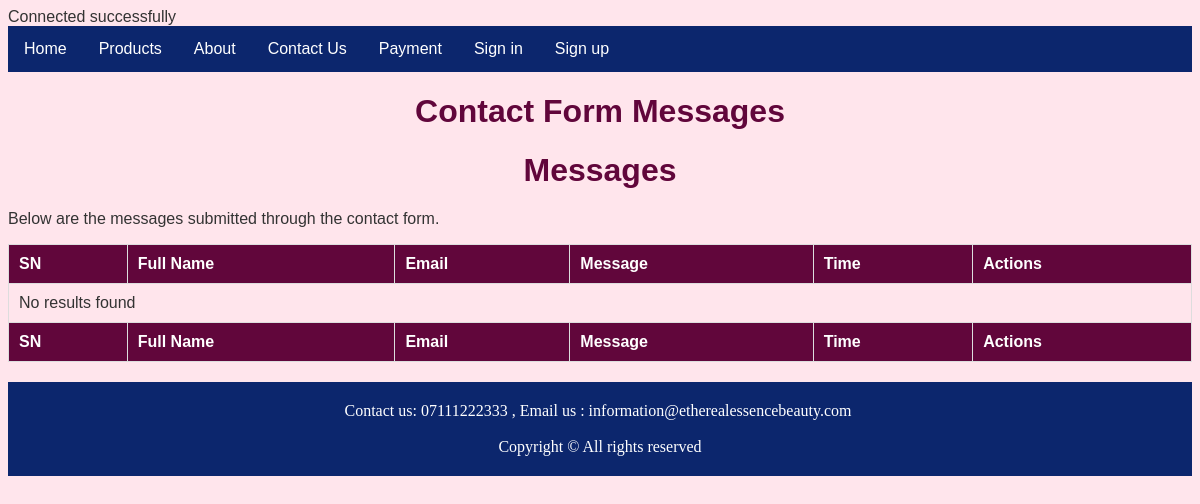
Before: /includes/view_contact_messages.php with the older database file.
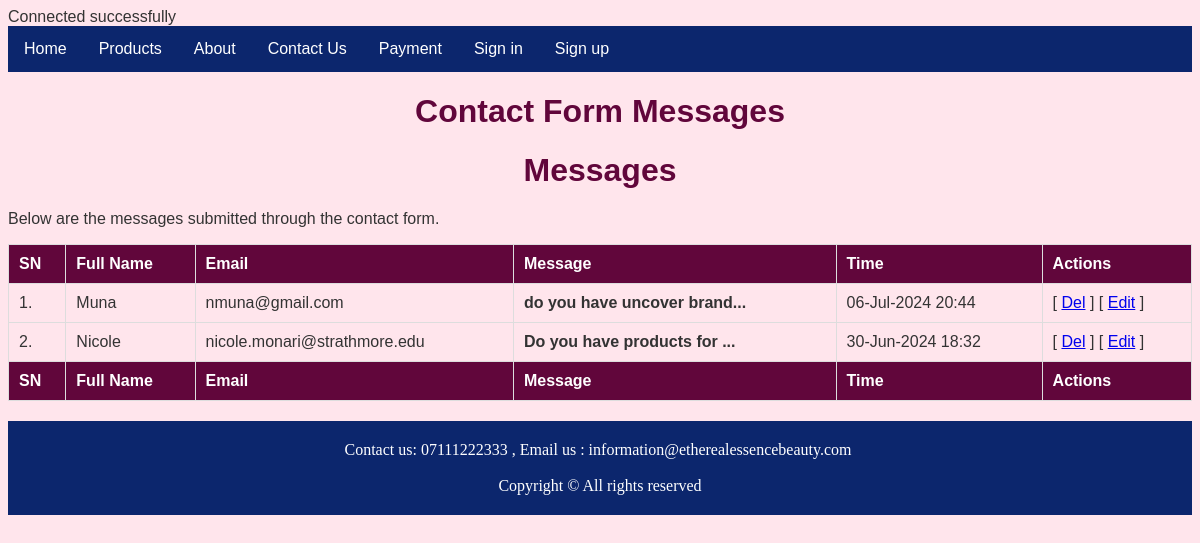
After: the same page with the newer database file.
### tables this page shows
CREATE TABLE IF NOT EXISTS `contact_us` (
  `messageId` bigint(11) NOT NULL AUTO_INCREMENT,
  `fullname` varchar(50) NOT NULL DEFAULT '',
  `email` varchar(50) NOT NULL DEFAULT '',
  `message` text NOT NULL,
  `dateSubmitted` datetime NOT NULL DEFAULT current_timestamp(),
  PRIMARY KEY (`messageId`)
);

### includes/view_contact_messages.php (the view, shortened to what this page needs)
<?php
require_once("db_connect.php");
include_once("../templates/header.php");
include_once("../templates/nav.php");
?>
 <link rel="stylesheet" href="../css/contact_us.css">
<div class="header">
    <h1>Contact Form Messages</h1>
</div>
<div class="row">
    <div class="content">
        <h1>Messages</h1>
        <p>Below are the messages submitted through the contact form.</p>
        <table>
            <thead>
                <tr>
                    <th>SN</th>
                    <th>Full Name</th>
                    <th>Email</th>
                    <th>Message</th>
                    <th>Time</th>
                    <th>Actions</th>
                </tr>
            </thead>
            <tbody>
<?php
$select_msg = "SELECT * FROM `contact_us` ORDER BY dateSubmitted DESC";
$sel_msg_res = $conn->query($select_msg);
$cm = 0;
if ($sel_msg_res->num_rows > 0) {
    while ($sel_msg_row = $sel_msg_res->fetch_assoc()) {
        $cm++;
?>
                <tr>
                    <td><?php echo $cm; ?>.</td>
                    <td><?php echo htmlspecialchars($sel_msg_row["fullname"]); ?></td>
                    <td><?php echo htmlspecialchars($sel_msg_row["email"]); ?></td>
                    <td><?php echo '<strong>' . substr(htmlspecialchars($sel_msg_row["message"]), 0, 25) . '...</strong>'; ?></td>
                    <td><?php echo date("d-M-Y H:i", strtotime($sel_msg_row["dateSubmitted"])); ?></td>
                    <td>[ <a href="?DelId=<?php echo $sel_msg_row["messageId"]; ?>" onclick="return confirm('Are you sure you want to delete this message permanently from the database?')">Del</a> ]
                    [ <a href="update_contact.php?messageId=<?php echo $sel_msg_row["messageId"]; ?>">Edit</a> ]</td>
                </tr>
<?php
    }
} else {
    echo "<tr><td colspan='6'>No results found</td></tr>";
}
?>
            </tbody>
            <thead>
                <tr>
                    <th>SN</th>
                    <th>Full Name</th>
                    <th>Email</th>
                    <th>Message</th>
                    <th>Time</th>
                    <th>Actions</th>
                </tr>
            </thead>
        </table>
    </div>
</div>
<?php include_once("../templates/footer.php"); ?>

Changed rows visible on the page:
added contact_us: fullname "Muna", email "nmuna@gmail.com", message "do you have uncover brand", dateSubmitted "06-Jul-2024 20:44"
added contact_us: fullname "Nicole", email "nicole.monari@strathmore.edu", message "Do you have products for", dateSubmitted "30-Jun-2024 18:32"
Other visible differences:
text no longer shown: "No results found"
